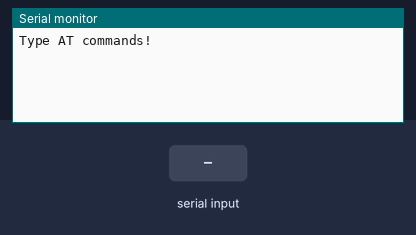
Recording of a sketch running on a simulated Arduino Uno, built with avr-gcc and run on an emulated ATmega328P. Parts: the last lines printed to the serial monitor. Inputs (shaded band) come from the test bench.

Above: at 1.2 s.
1.3 s: "|" received over Serial
At 2.4 s:
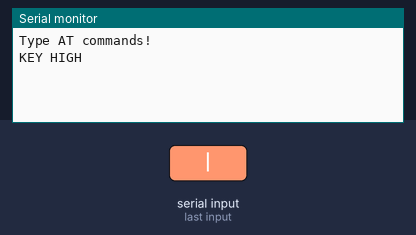
2.8 s: "|" received over the second serial link
At 3.6 s:
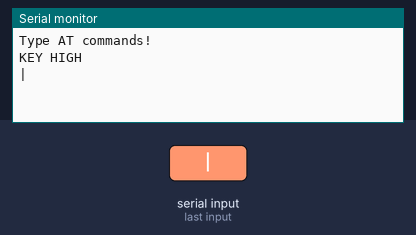
4.3 s: "1" received over the second serial link
At 4.7 s:
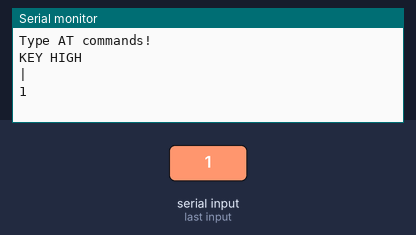
5.8 s: "|" received over Serial
At 7.0 s:
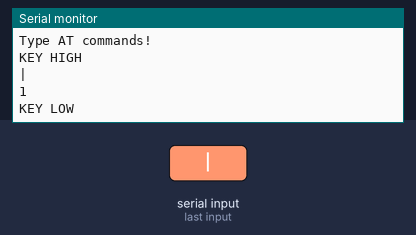

The sketch:

jymcu_slave.ino
```cpp
#include <SoftwareSerial.h>

SoftwareSerial mySerial(8, 9); // RX, TX
String command = ""; // Stores response of bluetooth device
                                     // which simply allows \n between each
                                     // response.

int keyPin = 4;
uint8_t keyVal;

void setup()
{
   // Open serial communications and wait for port to open:
   digitalWrite(keyPin, LOW);
   pinMode(keyPin, OUTPUT);
   keyVal = 0;


   Serial.begin(38400);
   Serial.println("Type AT commands!");
   // SoftwareSerial "com port" data rate. JY-MCU v1.03 defaults to 9600.
   mySerial.begin(38400);
}

void loop()
{
   // Read device output if available.
   if (mySerial.available()) {
     while(mySerial.available()) { // While there is more to be read, keep reading.
       command += (char)mySerial.read();
     }
     Serial.println(command);
     command = ""; // No repeats
   }

   // Read user input if available.
   if (Serial.available() ){
       char Ch = Serial.read();

       if(Ch=='|'){

         if(keyVal){
          keyVal = 0;
          digitalWrite(keyPin, LOW);
          Serial.println("KEY LOW");
         }
         else {
          keyVal = 1;
          digitalWrite(keyPin, HIGH);
          Serial.println("KEY HIGH");
         }
       }
       else{
         delay(10); // The DELAY!
         mySerial.write(Ch);
       }
   }
   // END loop()
}
```

Measured:
- after the input at 1.3 s, the serial monitor: prints a new line at once (image 1)
- after the input at 2.8 s, the serial monitor: prints a new line at once (image 2)
- after the input at 4.3 s, the serial monitor: prints a new line at once (image 3)
- after the input at 5.8 s, the serial monitor: prints a new line at once (image 4)
